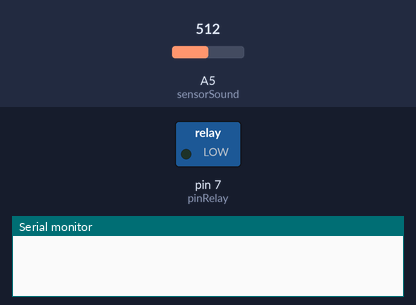
Simulated run of this sketch. Board: Arduino Uno, built with avr-gcc and run on an emulated ATmega328P. On the bench: switched loads named in the sketch (green lamp = pin HIGH), the last lines printed to the serial monitor. The test bench sets the inputs (shaded band); at power-on: A5 (sensorSound) = 512.

Above: at 0.05 s.
At 1.2 s:
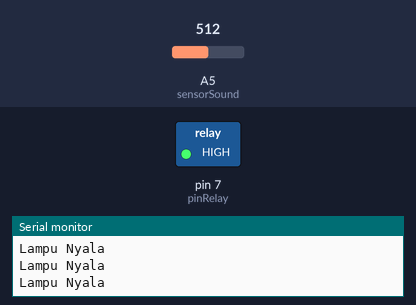
1.3 s: A5 (sensorSound) set to 90
2.8 s: A5 (sensorSound) set to 74
Timing chart, 0 to 5.8 s (numbered marks = the images above; inputs shaded):
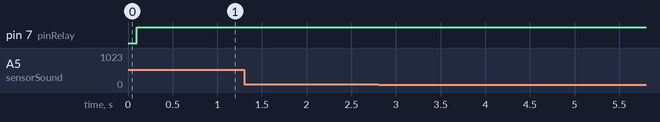

The sketch:

SensorSoundLM393-Relay.ino
```cpp
const int pinRelay = 7;
const int sensorSound = A5;

void setup(){
  Serial.begin(9600);
  pinMode (pinRelay, OUTPUT);
  digitalWrite(pinRelay,LOW);
}

void loop() {
  const int nilaiSensor = analogRead(sensorSound);
  if (nilaiSensor > 30){
    delay(100);
    //perulangan yang terus menerus
    while(true){
      digitalWrite(pinRelay, HIGH);
      Serial.println("Lampu Nyala");
      int nilaiSensor = analogRead(sensorSound);
      if(nilaiSensor > 80){
        break;
        }
    }
    delay(100);
  } else{
    digitalWrite(pinRelay, LOW);
    Serial.println("Lampu Padam");

  }
}
```
